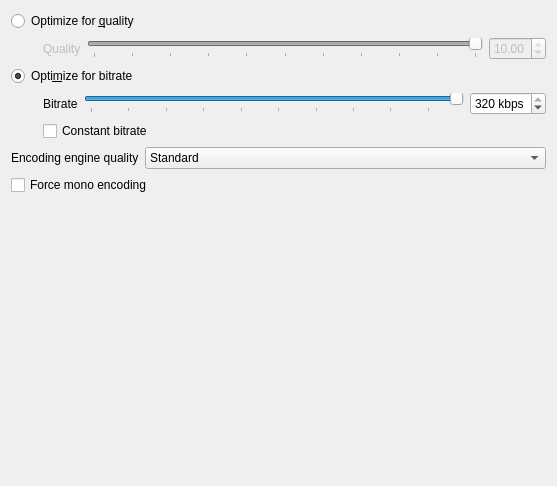
<?xml version="1.0" encoding="UTF-8"?>
<ui version="4.0">
 <class>TranscoderOptionsMP3</class>
 <widget class="QWidget" name="TranscoderOptionsMP3">
  <property name="geometry">
   <rect>
    <x>0</x>
    <y>0</y>
    <width>557</width>
    <height>486</height>
   </rect>
  </property>
  <property name="windowTitle">
   <string>Form</string>
  </property>
  <layout class="QFormLayout" name="formLayout_2">
   <item row="0" column="0" colspan="2">
    <widget class="QRadioButton" name="target_quality">
     <property name="text">
      <string>Optimize for &amp;quality</string>
     </property>
     <property name="checked">
      <bool>false</bool>
     </property>
    </widget>
   </item>
   <item row="1" column="0" colspan="2">
    <widget class="QWidget" name="widget_1" native="true">
     <property name="enabled">
      <bool>false</bool>
     </property>
     <layout class="QHBoxLayout" name="horizontalLayout_2">
      <property name="leftMargin">
       <number>32</number>
      </property>
      <property name="topMargin">
       <number>0</number>
      </property>
      <property name="rightMargin">
       <number>0</number>
      </property>
      <property name="bottomMargin">
       <number>0</number>
      </property>
      <item>
       <widget class="QLabel" name="label_1">
        <property name="text">
         <string comment="Sound quality">Quality</string>
        </property>
       </widget>
      </item>
      <item>
       <layout class="QHBoxLayout" name="horizontalLayout">
        <item>
         <widget class="QSlider" name="quality_slider">
          <property name="maximum">
           <number>1000</number>
          </property>
          <property name="value">
           <number>1000</number>
          </property>
          <property name="orientation">
           <enum>Qt::Horizontal</enum>
          </property>
          <property name="tickPosition">
           <enum>QSlider::TicksBelow</enum>
          </property>
          <property name="tickInterval">
           <number>100</number>
          </property>
         </widget>
        </item>
        <item>
         <widget class="QDoubleSpinBox" name="quality_spinbox">
          <property name="minimum">
           <double>0.000000000000000</double>
          </property>
          <property name="maximum">
           <double>10.000000000000000</double>
          </property>
          <property name="value">
           <double>10.000000000000000</double>
          </property>
         </widget>
        </item>
       </layout>
      </item>
     </layout>
    </widget>
   </item>
   <item row="2" column="0" colspan="2">
    <widget class="QRadioButton" name="target_bitrate">
     <property name="text">
      <string>Opti&amp;mize for bitrate</string>
     </property>
     <property name="checked">
      <bool>true</bool>
     </property>
    </widget>
   </item>
   <item row="3" column="0" colspan="2">
    <widget class="QWidget" name="widget_2" native="true">
     <layout class="QFormLayout" name="formLayout">
      <property name="leftMargin">
       <number>32</number>
      </property>
      <property name="topMargin">
       <number>0</number>
      </property>
      <property name="rightMargin">
       <number>0</number>
      </property>
      <property name="bottomMargin">
       <number>0</number>
      </property>
      <item row="0" column="0">
       <widget class="QLabel" name="label_2">
        <property name="text">
         <string>Bitrate</string>
        </property>
       </widget>
      </item>
      <item row="0" column="1">
       <layout class="QHBoxLayout" name="horizontalLayout_3">
        <item>
         <widget class="QSlider" name="bitrate_slider">
          <property name="minimum">
           <number>8</number>
          </property>
          <property name="maximum">
           <number>320</number>
          </property>
          <property name="value">
           <number>320</number>
          </property>
          <property name="orientation">
           <enum>Qt::Horizontal</enum>
          </property>
          <property name="tickPosition">
           <enum>QSlider::TicksBelow</enum>
          </property>
          <property name="tickInterval">
           <number>32</number>
          </property>
         </widget>
        </item>
        <item>
         <widget class="QSpinBox" name="bitrate_spinbox">
          <property name="suffix">
           <string> kbps</string>
          </property>
          <property name="minimum">
           <number>8</number>
          </property>
          <property name="maximum">
           <number>320</number>
          </property>
          <property name="singleStep">
           <number>8</number>
          </property>
          <property name="value">
           <number>320</number>
          </property>
         </widget>
        </item>
       </layout>
      </item>
      <item row="1" column="0" colspan="2">
       <widget class="QCheckBox" name="cbr">
        <property name="text">
         <string>Constant bitrate</string>
        </property>
       </widget>
      </item>
     </layout>
    </widget>
   </item>
   <item row="4" column="0">
    <widget class="QLabel" name="label_3">
     <property name="text">
      <string>Encoding engine quality</string>
     </property>
    </widget>
   </item>
   <item row="4" column="1">
    <widget class="QComboBox" name="encoding_engine_quality">
     <property name="currentIndex">
      <number>1</number>
     </property>
     <item>
      <property name="text">
       <string>Fast</string>
      </property>
     </item>
     <item>
      <property name="text">
       <string>Standard</string>
      </property>
     </item>
     <item>
      <property name="text">
       <string>High</string>
      </property>
     </item>
    </widget>
   </item>
   <item row="5" column="0" colspan="2">
    <widget class="QCheckBox" name="mono">
     <property name="text">
      <string>Force mono encoding</string>
     </property>
    </widget>
   </item>
  </layout>
 </widget>
 <tabstops>
  <tabstop>target_quality</tabstop>
  <tabstop>quality_slider</tabstop>
  <tabstop>quality_spinbox</tabstop>
  <tabstop>target_bitrate</tabstop>
  <tabstop>bitrate_slider</tabstop>
  <tabstop>bitrate_spinbox</tabstop>
  <tabstop>cbr</tabstop>
  <tabstop>encoding_engine_quality</tabstop>
  <tabstop>mono</tabstop>
 </tabstops>
 <resources/>
 <connections>
  <connection>
   <sender>bitrate_slider</sender>
   <signal>valueChanged(int)</signal>
   <receiver>bitrate_spinbox</receiver>
   <slot>setValue(int)</slot>
   <hints>
    <hint type="sourcelabel">
     <x>191</x>
     <y>109</y>
    </hint>
    <hint type="destinationlabel">
     <x>492</x>
     <y>115</y>
    </hint>
   </hints>
  </connection>
  <connection>
   <sender>bitrate_spinbox</sender>
   <signal>valueChanged(int)</signal>
   <receiver>bitrate_slider</receiver>
   <slot>setValue(int)</slot>
   <hints>
    <hint type="sourcelabel">
     <x>485</x>
     <y>115</y>
    </hint>
    <hint type="destinationlabel">
     <x>182</x>
     <y>113</y>
    </hint>
   </hints>
  </connection>
  <connection>
   <sender>target_quality</sender>
   <signal>toggled(bool)</signal>
   <receiver>widget_1</receiver>
   <slot>setEnabled(bool)</slot>
   <hints>
    <hint type="sourcelabel">
     <x>65</x>
     <y>23</y>
    </hint>
    <hint type="destinationlabel">
     <x>20</x>
     <y>49</y>
    </hint>
   </hints>
  </connection>
  <connection>
   <sender>target_bitrate</sender>
   <signal>toggled(bool)</signal>
   <receiver>widget_2</receiver>
   <slot>setEnabled(bool)</slot>
   <hints>
    <hint type="sourcelabel">
     <x>46</x>
     <y>87</y>
    </hint>
    <hint type="destinationlabel">
     <x>22</x>
     <y>122</y>
    </hint>
   </hints>
  </connection>
 </connections>
</ui>
